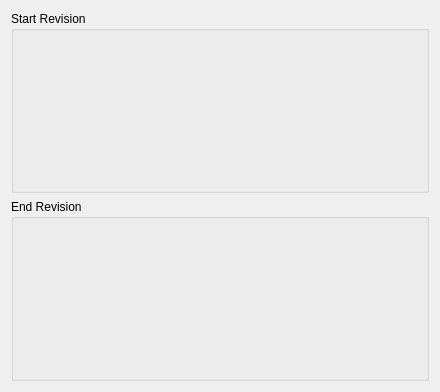
<ui version="4.0" >
 <class>SvnBlameOptionDlg</class>
 <widget class="QWidget" name="SvnBlameOptionDlg" >
  <property name="geometry" >
   <rect>
    <x>0</x>
    <y>0</y>
    <width>440</width>
    <height>392</height>
   </rect>
  </property>
  <property name="windowTitle" >
   <string/>
  </property>
  <layout class="QGridLayout" >
   <item row="0" column="0" >
    <widget class="QGroupBox" name="groupBox" >
     <property name="title" >
      <string>Start Revision</string>
     </property>
     <layout class="QGridLayout" >
      <item row="0" column="0" >
       <widget class="SvnRevisionWidget" native="1" name="startRevWidget" />
      </item>
     </layout>
    </widget>
   </item>
   <item row="1" column="0" >
    <widget class="QGroupBox" name="groupBox_2" >
     <property name="title" >
      <string>End Revision</string>
     </property>
     <layout class="QGridLayout" >
      <item row="0" column="0" >
       <widget class="SvnRevisionWidget" native="1" name="endRevWidget" />
      </item>
     </layout>
    </widget>
   </item>
  </layout>
 </widget>
 <layoutdefault spacing="6" margin="11" />
 <pixmapfunction>qPixmapFromMimeSource</pixmapfunction>
 <customwidgets>
  <customwidget>
   <class>SvnRevisionWidget</class>
   <extends>QWidget</extends>
   <header>svn_revisionwidget.h</header>
   <container>1</container>
  </customwidget>
 </customwidgets>
 <includes>
  <include location="local" >knuminput.h</include>
  <include location="local" >knuminput.h</include>
  <include location="local" >knuminput.h</include>
  <include location="local" >knuminput.h</include>
 </includes>
 <resources/>
 <connections/>
</ui>
